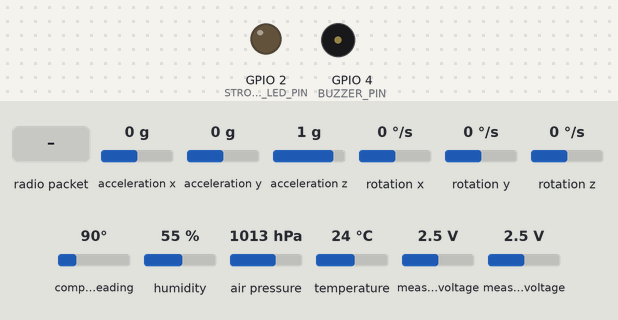
Recording of a program running on a simulated ESP32. Shown: output pins drawn as LEDs (lit = HIGH), buzzer (waves = sounding, pin HIGH). Dashed ring = blinking. The test bench sets the inputs (shaded band); at power-on: acceleration x 0 g, acceleration y 0 g, acceleration z 1 g, rotation x 0 °/s, rotation y 0 °/s, rotation z 0 °/s, compass heading 90°, humidity 55 %, air pressure 1013 hPa, temperature 24 °C, measured voltage 2.5 V. The local clock reads 2024-03-15 10:24:30 at power-on unless the program sets it; no radio packets arrive unless stated; what the program prints to the serial monitor is not drawn.

Above: at 1.7 s.
1.8 s: radio packet "LOCATE" arrives
At 3.87 s:
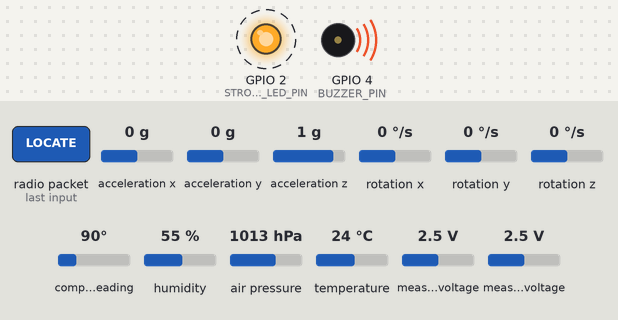
Timing chart, 0 to 12.1 s (numbered marks = the images above; inputs shaded):
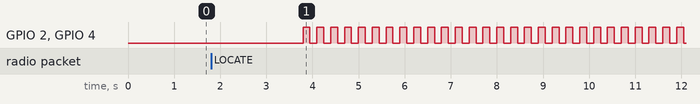

The program:

main.cpp
```cpp
/**
 * ============================================================================
 * MINEGUARD SENSOR NODE FIRMWARE (SIH26025) — FINAL HARDWARE SPEC
 * ESP32 DevKit V1 + SX1276/SX1278 IN865 LoRa Long-Range Subsidence Monitor
 * ============================================================================
 * Hardware Integration:
 * 1. ESP32 Development Board
 * 2. MPU9250 9-Axis IMU (I2C: 0x68): Acc X/Y/Z, Gyro X/Y/Z, Mag X/Y/Z, Tilt
 * 3. BME280 (I2C: 0x76): Temperature, Humidity, Barometric Pressure
 * 4. Draw-wire / String Displacement Sensor (ADS1115 A0)
 * 5. Mechanical Crack-Opening Gauge + Potentiometer (ADS1115 A1)
 * 6. ADS1115 16-Bit I2C ADC (I2C: 0x48): Configurable A0-A3 Mapping
 * 7. DS3231 Precision Hardware I2C RTC (Offline Timestamping)
 * 8. microSD Card Module (Local Offline Data Buffer)
 * 9. SX1276/SX1278 LoRa Module (IN865 / India Variant: 865.2 MHz)
 * 10. 865 MHz Matched LoRa Antenna
 * 11. 1S LiFePO4 Battery + Solar Harvester + Protection Circuit
 * 12. Piezo Buzzer (GPIO 4) + Strobe Warning LED (GPIO 2) [Hardware Locator]
 * ============================================================================
 */

#include <Arduino.h>
#include <Wire.h>
#include <SPI.h>
#include <ArduinoJson.h>
#include <MPU9250.h>
#include <Adafruit_BME280.h>
#include <Adafruit_ADS1X15.h>
#include <RTClib.h>
#include <LoRa.h>

// Pin Definitions
#define BUZZER_PIN 4
#define STROBE_LED_PIN 2
#define LORA_SCK 18
#define LORA_MISO 19
#define LORA_MOSI 23
#define LORA_NSS 5
#define LORA_RST 14
#define LORA_DIO0 26

// IN865 LoRa India Standard (865 - 867 MHz)
#define LORA_FREQUENCY 865200000L  // 865.2 MHz

// Node Identity Configuration
const char* NODE_ID = "NODE_01";
const char* DEVICE_UUID = "ESP32-MG-001";
const char* GATEWAY_ID = "MINEGATE-01";

// Sensor Handles
MPU9250 mpu;
Adafruit_BME280 bme;
Adafruit_ADS1115 ads;
RTC_DS3231 rtc;

bool mpu_ready = false;
bool bme_ready = false;
bool ads_ready = false;
bool rtc_ready = false;
bool lora_ready = false;

// Calibration baselines
float displacement_baseline_mm = 1.0;
float prev_displacement_mm = 1.0;
unsigned long last_reading_time = 0;

void triggerLocator(int durationSeconds) {
    Serial.println(">>> [MINEGUARD HARDWARE LOCATOR ACTIVATED] Strobe LED + Buzzer <<<");
    unsigned long start = millis();
    while (millis() - start < (unsigned long)(durationSeconds * 1000)) {
        digitalWrite(BUZZER_PIN, HIGH);
        digitalWrite(STROBE_LED_PIN, HIGH);
        delay(150);
        digitalWrite(BUZZER_PIN, LOW);
        digitalWrite(STROBE_LED_PIN, LOW);
        delay(150);
    }
}

void setup() {
    Serial.begin(115200);
    delay(500);
    Serial.println("\n==============================================");
    Serial.println(" MINEGUARD SENSOR NODE — FINAL HARDWARE SPEC");
    Serial.println("==============================================");

    pinMode(BUZZER_PIN, OUTPUT);
    pinMode(STROBE_LED_PIN, OUTPUT);
    digitalWrite(BUZZER_PIN, LOW);
    digitalWrite(STROBE_LED_PIN, LOW);

    // Initialize I2C Bus (SDA = GPIO 21, SCL = GPIO 22)
    Wire.begin(21, 22);

    // 1. MPU9250 9-Axis IMU (Acc/Gyro/Mag/Tilt)
    if (mpu.setup(0x68)) {
        mpu_ready = true;
        Serial.println("[OK] MPU9250 9-Axis IMU Initialized");
    } else {
        Serial.println("[WARN] MPU9250 not found on I2C (0x68)");
    }

    // 2. BME280 (Temp / Humidity / Barometric Pressure)
    if (bme.begin(0x76, &Wire)) {
        bme_ready = true;
        Serial.println("[OK] BME280 Environmental Sensor Initialized");
    } else {
        Serial.println("[WARN] BME280 not found on I2C (0x76)");
    }

    // 3. ADS1115 16-Bit ADC (A0=Draw-Wire, A1=Potentiometric Crack Gauge)
    if (ads.begin(0x48)) {
        ads.setGain(GAIN_ONE); // +/- 4.096V range
        ads_ready = true;
        Serial.println("[OK] ADS1115 16-Bit ADC Initialized (A0=Disp, A1=Crack)");
    } else {
        Serial.println("[WARN] ADS1115 not found on I2C (0x48)");
    }

    // 4. DS3231 Precision RTC (Offline Timestamping)
    if (rtc.begin()) {
        rtc_ready = true;
        Serial.println("[OK] DS3231 Precision I2C RTC Initialized");
    } else {
        Serial.println("[WARN] DS3231 RTC not found on I2C");
    }

    // 5. SX1276/SX1278 IN865 LoRa Transceiver
    LoRa.setPins(LORA_NSS, LORA_RST, LORA_DIO0);
    if (LoRa.begin(LORA_FREQUENCY)) {
        LoRa.setSpreadingFactor(7);
        LoRa.setSignalBandwidth(125E3);
        LoRa.setCodingRate4(5);
        LoRa.setSyncWord(0x12);
        LoRa.enableCrc();
        lora_ready = true;
        Serial.println("[OK] SX1276 IN865 LoRa Active (865.2 MHz)");
    } else {
        Serial.println("[WARN] LoRa initialization failed - check SPI wiring");
    }

    Serial.println("==============================================\n");
}

void loop() {
    unsigned long now_ms = millis();
    float dt_hr = (now_ms - last_reading_time) / 3600000.0;
    if (last_reading_time == 0) dt_hr = 0.001;
    last_reading_time = now_ms;

    // 1. Read MPU9250 9-Axis Motion
    float ax = 0.0, ay = 0.0, az = 1.0;
    float gx = 0.0, gy = 0.0, gz = 0.0;
    float mx = 0.0, my = 0.0, mz = 0.0;
    float tilt_x = 0.0, tilt_y = 0.0, total_tilt = 0.0;
    float vibration_rms = 0.025;

    if (mpu_ready && mpu.update()) {
        ax = mpu.getAccX(); ay = mpu.getAccY(); az = mpu.getAccZ();
        gx = mpu.getGyroX(); gy = mpu.getGyroY(); gz = mpu.getGyroZ();
        mx = mpu.getMagX(); my = mpu.getMagY(); mz = mpu.getMagZ();

        tilt_x = atan2(ay, sqrt(ax * ax + az * az)) * 180.0 / PI;
        tilt_y = atan2(ax, sqrt(ay * ay + az * az)) * 180.0 / PI;
        total_tilt = sqrt(tilt_x * tilt_x + tilt_y * tilt_y);
        vibration_rms = abs(sqrt(ax * ax + ay * ay + az * az) - 1.0);
    }

    // 2. Read BME280 Environment
    float temperature_c = 28.5;
    float humidity_pct = 55.0;
    float pressure_hpa = 1013.25;
    if (bme_ready) {
        temperature_c = bme.readTemperature();
        humidity_pct = bme.readHumidity();
        pressure_hpa = bme.readPressure() / 100.0;
    }

    // 3. Read ADS1115 (Draw-Wire Continuous Displacement & Potentiometric Crack Gauge)
    float displacement_mm = 1.2;
    float displacement_rate_mm_hr = 0.0;
    float crack_width_mm = 0.0;
    bool crack_detected = false;

    if (ads_ready) {
        int16_t adc0 = ads.readADC_SingleEnded(0); // Draw-Wire Potentiometer (0-50mm)
        int16_t adc1 = ads.readADC_SingleEnded(1); // Potentiometric Crack Gauge (0-10mm)

        displacement_mm = (adc0 / 32767.0) * 50.0;
        crack_width_mm = (adc1 / 32767.0) * 10.0;
        crack_detected = crack_width_mm > 0.5;

        displacement_rate_mm_hr = (displacement_mm - prev_displacement_mm) / dt_hr;
        prev_displacement_mm = displacement_mm;
    }

    // 4. Read DS3231 RTC Timestamp
    String rtc_iso = "";
    if (rtc_ready) {
        DateTime now = rtc.now();
        char tsBuf[32];
        snprintf(tsBuf, sizeof(tsBuf), "%04d-%02d-%02dT%02d:%02d:%02d",
                 now.year(), now.month(), now.day(), now.hour(), now.minute(), now.second());
        rtc_iso = String(tsBuf);
    }

    // 5. Build Complete JSON Telemetry Packet
    StaticJsonDocument<512> doc;
    doc["gateway_id"] = GATEWAY_ID;
    doc["node_id"] = NODE_ID;
    doc["device_id"] = DEVICE_UUID;
    if (rtc_iso.length() > 0) doc["timestamp"] = rtc_iso;

    // MPU9250
    doc["tilt"] = round(total_tilt * 100.0) / 100.0;
    doc["tilt_x"] = round(tilt_x * 100.0) / 100.0;
    doc["tilt_y"] = round(tilt_y * 100.0) / 100.0;
    doc["vibration"] = round(vibration_rms * 1000.0) / 1000.0;
    doc["accel_x"] = round(ax * 1000.0) / 1000.0;
    doc["accel_y"] = round(ay * 1000.0) / 1000.0;
    doc["accel_z"] = round(az * 1000.0) / 1000.0;
    doc["gyro_x"] = round(gx * 100.0) / 100.0;
    doc["gyro_y"] = round(gy * 100.0) / 100.0;
    doc["gyro_z"] = round(gz * 100.0) / 100.0;
    doc["mag_x"] = round(mx * 10.0) / 10.0;
    doc["mag_y"] = round(my * 10.0) / 10.0;
    doc["mag_z"] = round(mz * 10.0) / 10.0;

    // BME280
    doc["temperature"] = round(temperature_c * 10.0) / 10.0;
    doc["humidity"] = round(humidity_pct * 10.0) / 10.0;
    doc["pressure"] = round(pressure_hpa * 10.0) / 10.0;

    // Displacement & Crack
    doc["displacement"] = round(displacement_mm * 100.0) / 100.0;
    doc["displacement_rate"] = round(displacement_rate_mm_hr * 100.0) / 100.0;
    doc["crack_detected"] = crack_detected;
    doc["crack_width"] = round(crack_width_mm * 100.0) / 100.0;

    // Power & LoRa
    doc["battery"] = 3.32;
    doc["battery_level"] = 96.0;
    doc["frequency_mhz"] = 865.2;

    char buffer[512];
    serializeJson(doc, buffer);

    // 6. Transmit over IN865 LoRa
    if (lora_ready) {
        LoRa.beginPacket();
        LoRa.print(buffer);
        LoRa.endPacket();
        Serial.print("[LoRa IN865 TX] ");
    } else {
        Serial.print("[SERIAL TX] ");
    }
    Serial.println(buffer);

    // 7. Check for Downlink LoRa Commands (e.g. LOCATE)
    if (lora_ready) {
        int packetSize = LoRa.parsePacket();
        if (packetSize) {
            String incoming = "";
            while (LoRa.available()) {
                incoming += (char)LoRa.read();
            }
            Serial.print("[LoRa RX Downlink] ");
            Serial.println(incoming);
            if (incoming.indexOf("LOCATE") >= 0 || incoming.indexOf(NODE_ID) >= 0) {
                triggerLocator(15);
            }
        }
    }

    delay(3000);
}
```

Measured:
- after the input at 1.8 s, GPIO 2 (STROBE_LED_PIN), GPIO 4 (BUZZER_PIN): alternates HIGH for 0.15 s and LOW for 0.15 s, starting after 2.0 s
